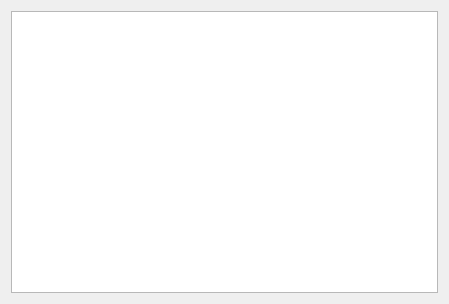
<?xml version="1.0" encoding="UTF-8"?>
<ui version="4.0">
 <class>WizardPage</class>
 <widget class="QWizardPage" name="WizardPage">
  <property name="geometry">
   <rect>
    <x>0</x>
    <y>0</y>
    <width>449</width>
    <height>304</height>
   </rect>
  </property>
  <property name="windowTitle">
   <string>WizardPage</string>
  </property>
  <property name="title">
   <string>Select repository template</string>
  </property>
  <property name="subTitle">
   <string>Select a repository template</string>
  </property>
  <layout class="QGridLayout" name="gridLayout">
   <item row="0" column="0">
    <widget class="QTreeView" name="repositoryTreeView"/>
   </item>
  </layout>
 </widget>
 <resources/>
 <connections/>
</ui>
